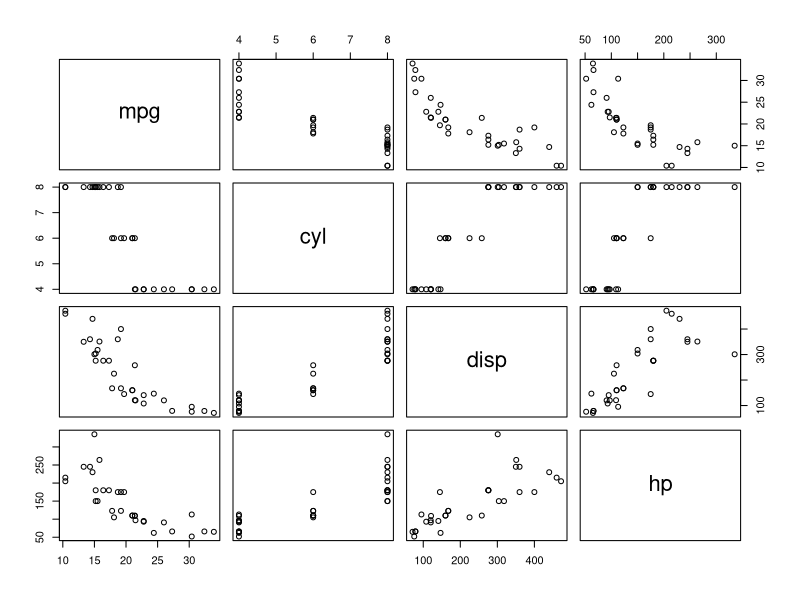

Recreate this plot in R.
## ---- chunk 1
dump <- mtcars[,c(1,2,3,4)]
pairs(dump)
